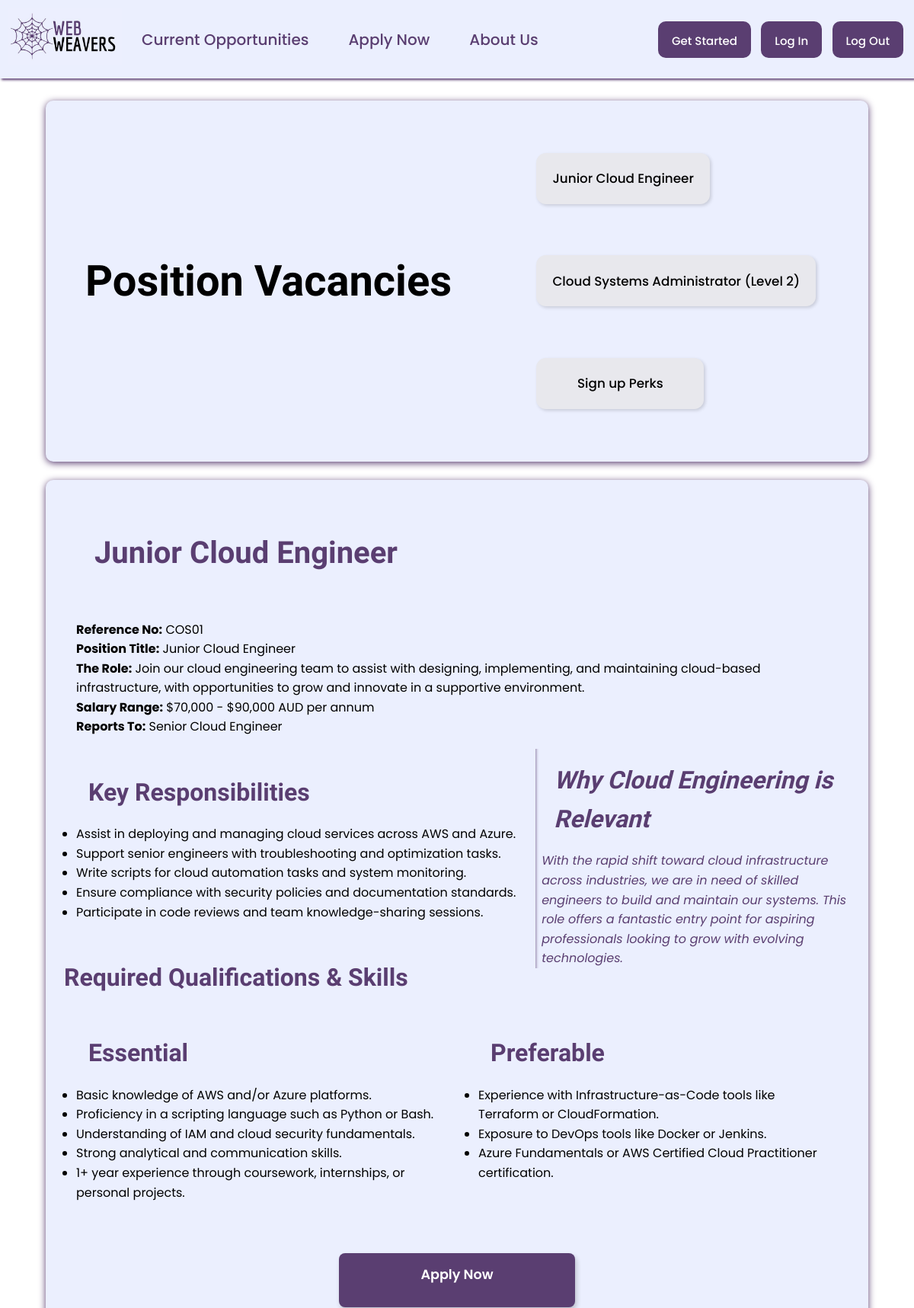
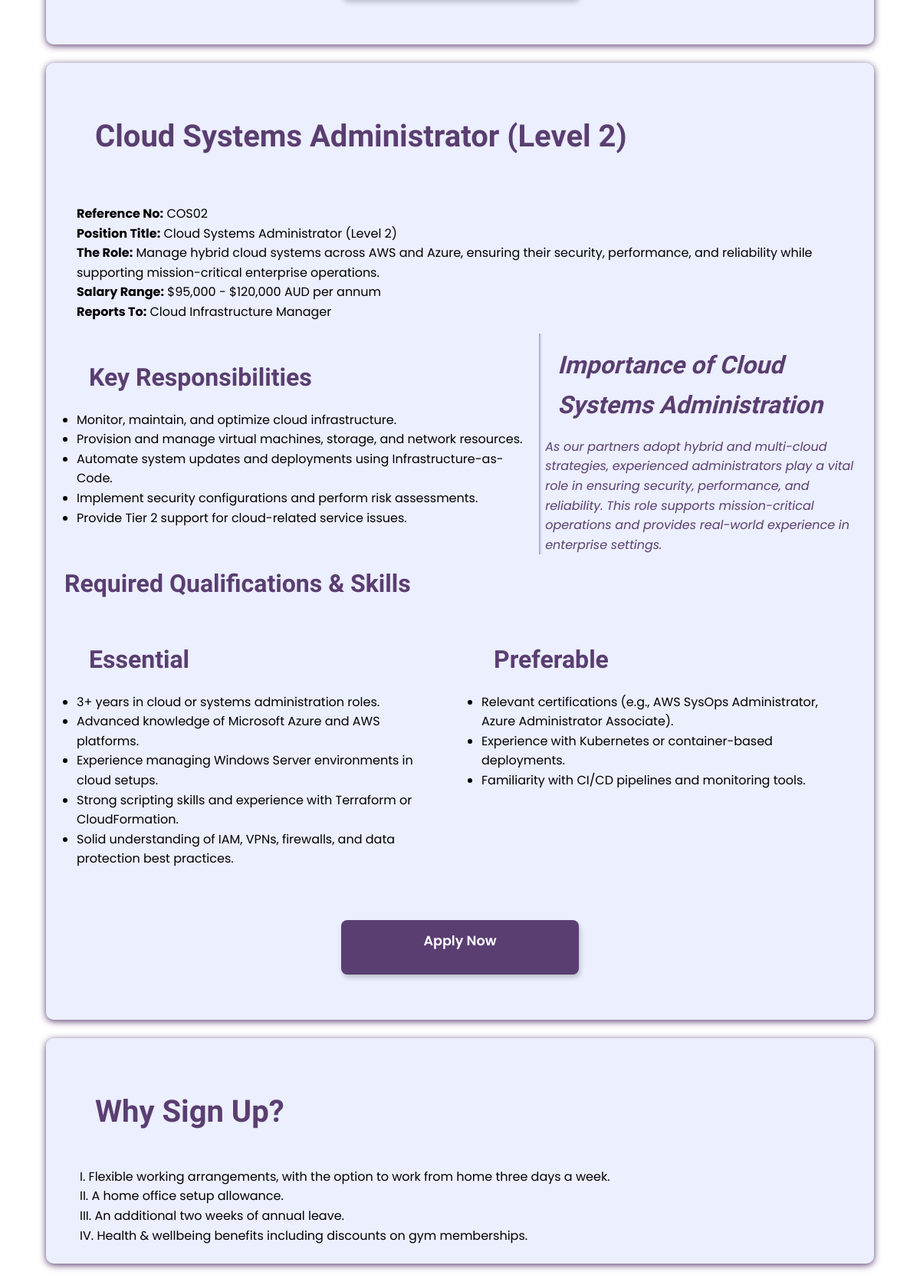
Page /project1/jobs.php (upper part) on the committed database (2 pictures, top to bottom).
### tables this page shows
CREATE TABLE `Jobs` (
  `JobsID` smallint(6) NOT NULL,
  `JobReferenceNumber` varchar(20) NOT NULL,
  `PositionTitle` varchar(255) NOT NULL,
  `Role` text NOT NULL,
  `SalaryRange` varchar(255) DEFAULT NULL,
  `ReportsTo` varchar(255) NOT NULL,
  `RelevanceHeading` varchar(255) NOT NULL,
  `RelevanceDescription` text NOT NULL,
  `ApplyHyperLink` varchar(255) DEFAULT NULL
);

CREATE TABLE `Responsibilities` (
  `ResponsibilityID` smallint(6) NOT NULL,
  `JobsID` smallint(6) NOT NULL,
  `Responsibility` text DEFAULT NULL
);

CREATE TABLE `Perks` (
  `PerkID` smallint(6) NOT NULL,
  `Reasons` text NOT NULL
);

### project1/jobs.php (the view, shortened to what this page needs)
<?php
require_once("settings.php");
?>
<!DOCTYPE html>
<html lang="en">
<head>
    <link rel="stylesheet" type="text/css" href="styles/styles.css">
</head>
<body id="jobs_body">
<main>
    <?php include 'header.inc'; ?>
    <div id="job_heading_links">
        <h1 class="job_heading1">Position Vacancies</h1>
        <ol id="job_nav">
            <?php
            $nav_query = "SELECT PositionTitle FROM Jobs";
            $nav_result = $conn->query($nav_query);
            if ($nav_result->num_rows > 0) {
                while ($nav_row = $nav_result->fetch_assoc()) {
                    $id = strtolower(str_replace(' ', '_', $nav_row['PositionTitle']));
                    echo "<li><a href=\"#$id\" class=\"button apply_link\">{$nav_row['PositionTitle']}</a></li>";
                }
            }
            ?>
            <li><a href="#why_sign_up" class="button apply_link">Sign up Perks</a></li>
        </ol>
    </div>
    <?php
    $sql = "SELECT * FROM Jobs";
    $result = $conn->query($sql);
    if ($result->num_rows > 0) {
        while ($row = $result->fetch_assoc()) {
            $jobID = $row['JobsID'];
            echo "<section id=\"" . strtolower(str_replace(' ', '_', $row['PositionTitle'])) . "\">";
            echo "<h2 class='job_heading2'>" . htmlspecialchars($row['PositionTitle']) . "</h2>";
            echo "<article>";
            echo "<div class='job_descriptions'>";
            echo "<p><strong>Reference No:</strong> " . htmlspecialchars($row['JobReferenceNumber']) . "</p>";
            echo "<p><strong>Position Title:</strong> " . htmlspecialchars($row['PositionTitle']) . "</p>";
            echo "<p><strong>The Role:</strong> " . htmlspecialchars($row['Role']) . "</p>";
            echo "<p><strong>Salary Range:</strong> " . htmlspecialchars($row['SalaryRange']) . "</p>";
            echo "<p><strong>Reports To:</strong> " . htmlspecialchars($row['ReportsTo']) . "</p>";
            echo "</div>";
            echo "<aside class='position_aside' aria-label='" . htmlspecialchars($row['RelevanceHeading']) . "'>";
            echo "<h3 class='job_heading4'>" . htmlspecialchars($row['RelevanceHeading']) . "</h3>";
            echo "<p>" . htmlspecialchars($row['RelevanceDescription']) . "</p>";
            echo "</aside>";
            $responsibility_query = "SELECT Responsibility FROM Responsibilities WHERE JobsID = $jobID";
            $responsibility_result = $conn->query($responsibility_query);
            if ($responsibility_result->num_rows > 0) {
                echo "<div class='key_responsibilities'>";
                echo "<h3 class='job_heading3'>Key Responsibilities</h3><ul>";
                while ($responsibility_row = $responsibility_result->fetch_assoc()) {
                    echo "<li>" . htmlspecialchars($responsibility_row['Responsibility']) . "</li>";
                }
                echo "</ul></div>";
            }
            $essential_query = "SELECT Qualification FROM Qualifications WHERE JobsID = $jobID AND ColumnType = 'Essential'";
            $preferable_query = "SELECT Qualification FROM Qualifications WHERE JobsID = $jobID AND ColumnType = 'Preferable'";
            $essential_result = $conn->query($essential_query);
            $preferable_result = $conn->query($preferable_query);
            if ($essential_result->num_rows > 0 || $preferable_result->num_rows > 0) {
                echo "<h3 class='qualifications_heading'>Required Qualifications & Skills</h3>";
                echo "<div class='qualifications_container'>";
                echo "<div class='essential_div'>";
                echo "<h4 class='job_heading4'>Essential</h4><ul>";
                if ($essential_result->num_rows > 0) {
                    while ($essential_row = $essential_result->fetch_assoc()) {
                        echo "<li>" . htmlspecialchars($essential_row['Qualification']) . "</li>";
                    }
                } else {
                    echo "<li>No essential qualifications listed.</li>";
                }
                echo "</ul></div>";
                echo "<div class='preferable_div'>";
                echo "<h4 class='job_heading4'>Preferable</h4><ul>";
                if ($preferable_result->num_rows > 0) {
                    while ($preferable_row = $preferable_result->fetch_assoc()) {
                        echo "<li>" . htmlspecialchars($preferable_row['Qualification']) . "</li>";
                    }
                } else {
                    echo "<li>No preferable qualifications listed.</li>";
                }
                echo "</ul></div>";
                echo "</div>";
            }
            echo "<div class='apply_now'>";
            echo "<a href='" . htmlspecialchars($row['ApplyHyperLink']) . "' class='button apply_link'>Apply Now</a>";
            echo "</div>";
            echo "</article>";
            echo "</section>";
        }
    } else {
        echo "<p>No job listings available at this time.</p>";
    }
    ?>
    <article id="why_sign_up">
        <h2 class="job_heading2">Why Sign Up?</h2>
        <ol>
            <?php
            $perk_query = "SELECT Reasons FROM Perks ORDER BY PerkID";
            $perk_result = $conn->query($perk_query);
            if ($perk_result->num_rows > 0) {
                while ($perk_row = $perk_result->fetch_assoc()) {
                    echo "<li>" . htmlspecialchars($perk_row['Reasons']) . "</li>";
                }
            } else {
                echo "<li>There are no perks currently available.</li>";
            }
            ?>
        </ol>
    </article>
</main>
</body>
</html>

### project1/header.inc
<header>
    <nav>
      <a href="index.php"><img src="images/web_weavers_logo.jpg" id = "home_logo"
        alt="Dark purple spiderweb against a lighter purple background with text reading 'Web Weavers'"
        title="Web Weavers Company Logo"></a>
      <ul class="navbar">
        <li class="page-links"><a href="jobs.php">Current Opportunities</a></li>
        <li class="page-links"><a href="apply.php">Apply Now</a></li>
        <li class="page-links"><a href="about.php">About Us</a></li>
      </ul>
      <ul class="nav_buttons">
        <li><a href="reg.php">Get Started</a></li>
        <li><a href="login.php">Log In</a></li>
        <li><a href="logout.php">Log Out</a></li>
      </ul>
    </nav>
</header>

### project1/styles/styles.css (style rules this page uses)
html { scroll-behavior: smooth; }
* { margin: 0; padding: 0; box-sizing: border-box; font-family: "Poppins", sans-serif; }
body { font-size: 1.25em; margin-top: 12vh; }
nav { position: fixed; top: 0; width: 100%; padding: 10px; display: flex; align-items: center; z-index: 1000; background-color:#ebeffe; box-shadow: 2px 2px 3px #5a3e71; }
nav ul li { margin: 0 5px; display: inline-block; text-align: center; text-decoration: none; font-weight: 500; }
nav ul li a { text-decoration: none; text-align: center; }
.navbar { list-style: none; overflow: hidden; display: flex; flex-direction: row; align-items: center; flex: 1; }
.page-links { padding: 9px; margin: 4px; }
.page-links a { padding: 9px; margin: 4px; width: 100%; color: #5a3e71; }
.nav_buttons li { background-color: #5a3e71; font-family: "Poppins", sans-serif; padding: 9px; border-radius: 10px; border: none; margin: 4px; }
.nav_buttons li a { font-size: 0.75em; padding: 9px; text-decoration: none; color: white; }
#home_logo { width: 150px; height: auto; }
nav ul li { margin: 0 16px; }
h1 { font-family: "Economica", sans-serif; font-size: 13rem; position: relative; bottom: 0; }
h2 { font-family: "Economica", sans-serif; font-size: 6rem; padding: 20px; }
.button { font-size: 0.75em; width: 30%; height: 4em; align-self: center; border-radius: 0.5em; margin: 2em; }
h2, h3, h4 { color: #5a3e71; }
#jobs_body { padding-top: 1vw; overflow-x: hidden; }
section { background: #ebeffe; scroll-margin-top: 5vw; padding: 2vw; margin: 2vw auto; border-radius: 10px; box-shadow: 0 2px 10px #5a3e71; max-width: 90%; line-height: 1.6; font-size: 1rem; display: flex; flex-direction: column; justify-content: center; }
#why_sign_up { background: #ebeffe; scroll-margin-top: 5vw; padding: 2vw; margin: 2vw auto; border-radius: 10px; box-shadow: 0 2px 10px #5a3e71; max-width: 90%; line-height: 1.6; font-size: 1rem; display: flex; flex-direction: column; justify-content: center; }
#why_sign_up ol { list-style-type: upper-roman; list-style-position: inside; padding-left: 1.25rem; }
#job_heading_links { background: #ebeffe; scroll-margin-top: 5vw; padding: 2vw; margin: 2vw auto; border-radius: 10px; box-shadow: 0 2px 10px #5a3e71; max-width: 90%; display: flex; justify-content: space-between; align-items: center; }
.job_heading1 { font-size: 2.8em; font-family: "Economica", sans-serif; margin: 0.5em; }
#job_nav { display: flex; flex-direction: column; flex-wrap: wrap; margin: 0.5em; line-height: 1.1; list-style: none; transition: 0.3s; font-size: clamp(.4rem, 2vw, 1.4rem); padding: 0; }
.job_heading2 { font-size: 2.5em; font-family: "Economica", sans-serif; margin: 0.5em; }
.job_heading3 { font-size: 2em; font-family: "Economica", sans-serif; margin: 0.5em; }
.job_heading4 { font-size: 2em; font-family: "Economica", sans-serif; margin: 0.5em; }
.job_descriptions { padding: 0.5em; margin: 0.5em; }
.position_aside { width: 40%; padding-left: 0.5rem; margin-left: 0.5rem; box-shadow: inset 5px 0 4px -5px #5a3e71; font-style: italic; color: #5a3e71; float: right; }
.qualifications_container { display: flex; justify-content: space-between; flex-wrap: wrap; gap: 2vw; margin: 1em 0; }
.qualifications_heading { font-size: 2em; font-family: "Economica", sans-serif; margin-top: 1em; }
.essential_div, .preferable_div, .key_responsibilities { flex: 1 1 45%; padding: 1em; border-radius: 8px; }
.apply_now { display: flex; justify-content: center; }
#job_nav li { list-style: none; margin: 0; padding: 0; }
#job_nav li a { display: flex; justify-content: center; align-items: center; background-color: #e8e8ed; color: black; text-decoration: none; padding: 0.5em 1.25em; border-radius: 0.75em; box-shadow: 2px 2px 4px rgba(0, 0, 0, 0.15); font-weight: 500; transition: all 0.2s ease; text-align: center; width: fit-content; white-space: nowrap; min-width: 220px; }
.apply_now .apply_link { display: inline-block; text-align: center; background-color: #5a3e71; color: white; font-weight: 600; font-family: 'Poppins', sans-serif; font-size: 1.1rem; padding: 0.75em 2em; border: none; border-radius: 8px; box-shadow: 2px 4px 6px rgba(0, 0, 0, 0.2); text-decoration: none; transition: all 0.3s ease; }

### rows in the picture
jobs: PositionTitle "Junior Cloud Engineer", JobReferenceNumber "COS01", Role "Join our cloud engineering team to assist with designing, implementing, and maintaining cloud-based infrastructure, with opportunities to grow and innovate in a supportive environment.", SalaryRange "$70,000 - $90,000 AUD per annum", ReportsTo "Senior Cloud Engineer", RelevanceHeading "Why Cloud Engineering is Relevant", RelevanceDescription "With the rapid shift toward cloud infrastructure across industries, we are in need of skilled engineers to build and maintain our systems. This role offers a fantastic entry point for aspiring professionals looking to grow with evolving technologies.", Qualification "Basic knowledge of AWS and/or Azure platforms.", Qualification "Proficiency in a scripting language such as Python or Bash.", Qualification "Understanding of IAM and cloud security fundamentals.", Qualification "Strong analytical and communication skills.", Qualification "1+ year experience through coursework, internships, or personal projects.", Qualification "Experience with Infrastructure-as-Code tools like Terraform or CloudFormation.", Qualification "Exposure to DevOps tools like Docker or Jenkins.", Qualification "Azure Fundamentals or AWS Certified Cloud Practitioner certification."
jobs: PositionTitle "Cloud Systems Administrator (Level 2)", JobReferenceNumber "COS02", Role "Manage hybrid cloud systems across AWS and Azure, ensuring their security, performance, and reliability while supporting mission-critical enterprise operations.", SalaryRange "$95,000 - $120,000 AUD per annum", ReportsTo "Cloud Infrastructure Manager", RelevanceHeading "Importance of Cloud Systems Administration", RelevanceDescription "As our partners adopt hybrid and multi-cloud strategies, experienced administrators play a vital role in ensuring security, performance, and reliability. This role supports mission-critical operations and provides real-world experience in enterprise settings.", Qualification "3+ years in cloud or systems administration roles.", Qualification "Advanced knowledge of Microsoft Azure and AWS platforms.", Qualification "Experience managing Windows Server environments in cloud setups.", Qualification "Strong scripting skills and experience with Terraform or CloudFormation.", Qualification "Solid understanding of IAM, VPNs, firewalls, and data protection best practices.", Qualification "Relevant certifications (e.g., AWS SysOps Administrator, Azure Administrator Associate).", Qualification "Experience with Kubernetes or container-based deployments.", Qualification "Familiarity with CI/CD pipelines and monitoring tools."
responsibilities: Responsibility "Assist in deploying and managing cloud services across AWS and Azure."
responsibilities: Responsibility "Support senior engineers with troubleshooting and optimization tasks."
responsibilities: Responsibility "Write scripts for cloud automation tasks and system monitoring."
responsibilities: Responsibility "Ensure compliance with security policies and documentation standards."
responsibilities: Responsibility "Participate in code reviews and team knowledge-sharing sessions."
responsibilities: Responsibility "Monitor, maintain, and optimize cloud infrastructure."
responsibilities: Responsibility "Provision and manage virtual machines, storage, and network resources."
responsibilities: Responsibility "Automate system updates and deployments using Infrastructure-as-Code."
responsibilities: Responsibility "Implement security configurations and perform risk assessments."
responsibilities: Responsibility "Provide Tier 2 support for cloud-related service issues."
perks: Reasons "Flexible working arrangements, with the option to work from home three days a week."
perks: Reasons "A home office setup allowance."
perks: Reasons "An additional two weeks of annual leave."
perks: Reasons "Health & wellbeing benefits including discounts on gym memberships."
